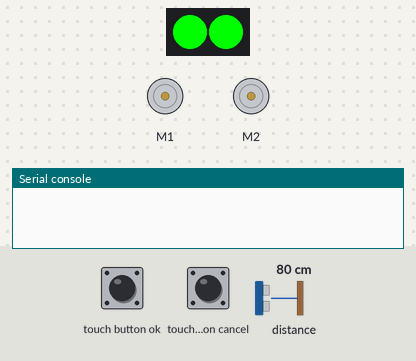
Bench run of a program on a simulated ESP32 board running MicroPython. Parts: 2 × DC motor (green arrow = forward, orange = backward, longer = faster), 2 RGB LEDs in strip order, left to right, the last lines printed to the serial console. The inputs (shaded band) are chosen by the test bench; at power-on: touch button ok LOW, distance to the obstacle 80 cm, touch button cancel LOW.

Above: at 5.0 s.
5.1 s: touch button ok pulled HIGH for 0.15 s
At 5.9 s:
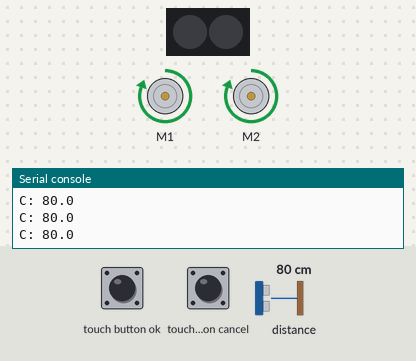
6.7 s: distance to the obstacle set to 2 cm
At 7.8 s:
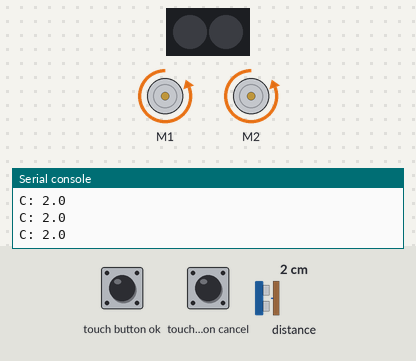
8.2 s: distance to the obstacle set to 4 cm
At 9.4 s:
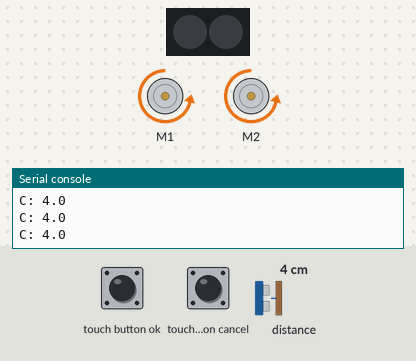
9.7 s: distance to the obstacle set to 9 cm
At 10.3 s:
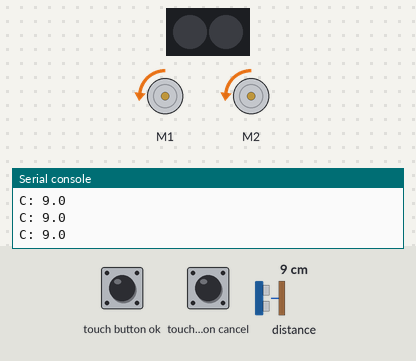
11.2 s: distance to the obstacle set to 18 cm
At 12.1 s:
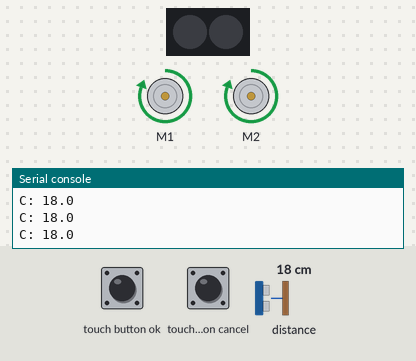
12.7 s: distance to the obstacle set to 3 cm
At 13.9 s:
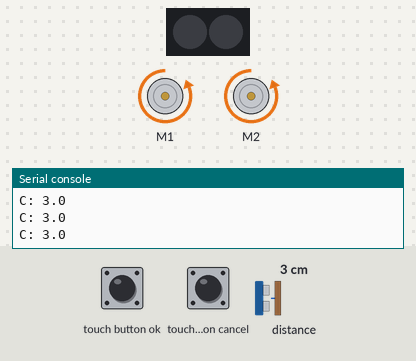
Timing chart, 0 to 15.2 s (numbered marks = the images above; inputs shaded):
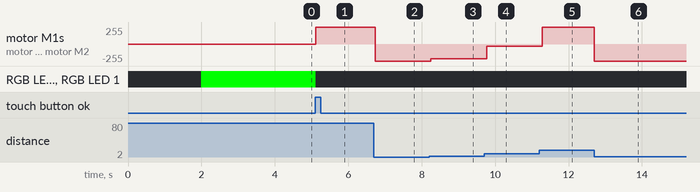

The program:

hand_follower.py
```python
from arduino_alvik import ArduinoAlvik
from time import sleep_ms
import sys

alvik = ArduinoAlvik()
alvik.begin()

reference = 10.0

alvik.left_led.set_color(0, 1, 0)
alvik.right_led.set_color(0, 1, 0)

while alvik.get_touch_ok():
    sleep_ms(50)

while not alvik.get_touch_ok():
    sleep_ms(50)

try:
    while True:
        while not alvik.get_touch_cancel():
            alvik.left_led.set_color(0, 0, 0)
            alvik.right_led.set_color(0, 0, 0)
            L, CL, C, CR, R = alvik.get_distance()
            print(f'C: {C}')
            error = C - reference
            alvik.set_wheels_speed(error*10, error*10)
            sleep_ms(100)

        while not alvik.get_touch_ok():
            alvik.left_led.set_color(0, 1, 0)
            alvik.right_led.set_color(0, 1, 0)
            alvik.brake()
            sleep_ms(100)
except KeyboardInterrupt as e:
    print('over')
    alvik.stop()
    sys.exit()
```

Measured:
- after the input at 5.1 s, motor M1, motor M2: stopped → forward 255/255 at once; RGB LED 0, RGB LED 1: RGB(0, 255, 0) → off at once
- after the input at 6.7 s, motor M1, motor M2: forward 255/255 → backward 255/255 at once
- after the input at 8.2 s, motor M1, motor M2: backward 255/255 → backward 219/255 after 0.05 s
- after the input at 9.7 s, motor M1, motor M2: backward 219/255 → backward 36/255 after 0.07 s
- after the input at 11.2 s, motor M1, motor M2: backward 36/255 → forward 255/255 after 0.09 s
- after the input at 12.7 s, motor M1, motor M2: forward 255/255 → backward 255/255 at once
